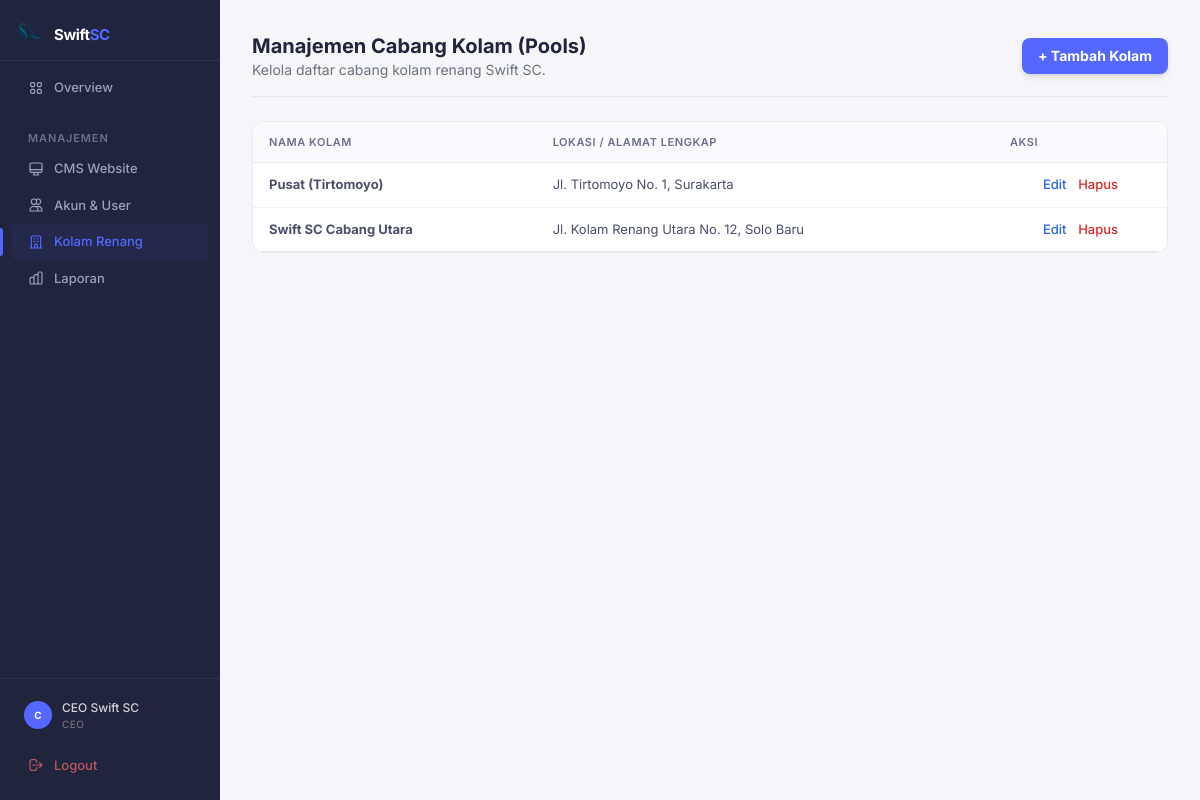
/ceo/ceo_manage_kolam.php (signed in), run on the app's committed database.
### tables this page shows
CREATE TABLE `cabang` (
  `id` int(11) NOT NULL,
  `nama_cabang` varchar(100) NOT NULL,
  `lokasi` text NOT NULL,
  `created_at` timestamp NOT NULL DEFAULT current_timestamp()
);

### ceo/ceo_manage_kolam.php (the view, shortened to what this page needs)
<?php
include '../includes/header.php';
include '../includes/sidebar.php';
include '../includes/koneksi.php';
?>
<div class="lg:ml-[220px] pt-16 lg:pt-0 min-h-screen">
    <div class="p-4 lg:p-8 page-content">
        <div class="flex justify-between items-center mb-6 border-b pb-4">
            <div>
                <h1 class="text-xl font-bold text-algolia-navy">Manajemen Cabang Kolam (Pools)</h1>
                <p class="text-sm text-gray-500">Kelola daftar cabang kolam renang Swift SC.</p>
            </div>
            <button data-modal-target="modalTambahKolam" data-modal-toggle="modalTambahKolam" class="bg-algolia-blue hover:bg-algolia-darkblue text-white font-bold py-2 px-4 rounded-lg text-sm transition-all shadow-md">+ Tambah Kolam</button>
        </div>
        <div class="card overflow-hidden">
            <table class="table-algolia">
                <thead class="text-xs text-gray-500 uppercase bg-gray-50/80">
                    <tr>
                        <th class="px-6 py-4">Nama Kolam</th>
                        <th class="px-6 py-4">Lokasi / Alamat Lengkap</th>
                        <th class="px-6 py-4 text-center">Aksi</th>
                    </tr>
                </thead>
                <tbody>
                    <?php
                    $poolsArray = [];
                    try {
                        $q_kolam = mysqli_query($koneksi, "SELECT * FROM cabang");
                        while($row = mysqli_fetch_assoc($q_kolam)) {
                            $poolsArray[] = $row;
                        }
                    } catch (\Exception $e) {}
                    if(count($poolsArray) > 0) {
                        foreach($poolsArray as $data) {
                    ?>
                    <tr class="bg-white border-b hover:bg-slate-50">
                        <td class="px-6 py-4 font-bold text-gray-800"><?= htmlspecialchars($data['nama_cabang']); ?></td>
                        <td class="px-6 py-4 text-slate-600"><?= htmlspecialchars($data['lokasi']); ?></td>
                        <td class="px-6 py-4 text-center space-x-2">
                            <button data-modal-target="modalEditKolam<?= $data['id']; ?>" data-modal-toggle="modalEditKolam<?= $data['id']; ?>" class="font-medium text-blue-600 hover:underline">Edit</button>
                            <a href="ceo_kolam_proses.php?hapus=<?= $data['id']; ?>" onclick="return confirm('Yakin ingin menghapus kolam ini?')" class="font-medium text-red-600 hover:underline">Hapus</a>
                        </td>
                    </tr>
                    <?php } } else { echo "<tr><td colspan='3' class='px-6 py-8 text-center text-slate-500 italic'>Belum ada data kolam cabang. Silakan tambah data baru.</td></tr>"; } ?>
                </tbody>
            </table>
        </div>
    </div>
</div>
<?php include '../includes/footer.php'; ?>

### includes/header.php (style rules this page uses)
body { font-family: 'Inter', system-ui, -apple-system, sans-serif; background: #F5F5FA; color: #21243D; }
.card { background: #FFFFFF; border: 1px solid #E8E8EF; border-radius: 12px; }
.table-algolia { width: 100%; border-collapse: collapse; }
.table-algolia thead th { font-size: 11px; font-weight: 600; color: #6B6F8D; text-transform: uppercase; letter-spacing: 0.05em; padding: 12px 16px; border-bottom: 1px solid #E8E8EF; text-align: left; background: #FAFAFE; }
.table-algolia tbody td { font-size: 13px; padding: 12px 16px; border-bottom: 1px solid #F0F0F5; color: #4A4F6A; }
.table-algolia tbody tr:last-child td { border-bottom: none; }
.page-content { animation: fadeUp 0.3s ease-out; }

### data on the page
cabang: nama_cabang "Pusat (Tirtomoyo)", lokasi "Jl. Tirtomoyo No. 1, Surakarta"
cabang: nama_cabang "Swift SC Cabang Utara", lokasi "Jl. Kolam Renang Utara No. 12, Solo Baru"

### other printed values
substr($nama, 0, 1) "C"
$nama "CEO Swift SC"
$role "CEO"
